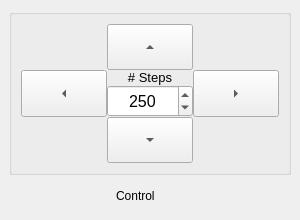
  <widget class="QDockWidget" name="stepperDock">
   <property name="minimumSize">
    <size>
     <width>300</width>
     <height>220</height>
    </size>
   </property>
   <property name="maximumSize">
    <size>
     <width>300</width>
     <height>220</height>
    </size>
   </property>
   <property name="features">
    <set>QDockWidget::DockWidgetFloatable|QDockWidget::DockWidgetMovable|QDockWidget::DockWidgetVerticalTitleBar</set>
   </property>
   <property name="windowTitle">
    <string>Stage Control</string>
   </property>
   <attribute name="dockWidgetArea">
    <number>2</number>
   </attribute>
   <widget class="QWidget" name="dockWidgetContents_3">
    <layout class="QGridLayout" name="gridLayout_4">
     <item row="0" column="0">
      <layout class="QVBoxLayout" name="verticalLayout_32">
       <item>
        <widget class="QGroupBox" name="stageButtonsGroup">
         <property name="enabled">
          <bool>true</bool>
         </property>
         <property name="flat">
          <bool>false</bool>
         </property>
         <property name="checkable">
          <bool>false</bool>
         </property>
         <layout class="QGridLayout" name="gridLayout_33">
          <item row="0" column="0">
           <layout class="QGridLayout" name="gridLayout_34" rowstretch="1,1,1" columnstretch="1,1,1">
            <property name="spacing">
             <number>0</number>
            </property>
            <item row="1" column="0">
             <widget class="QToolButton" name="stageLeft">
              <property name="enabled">
               <bool>true</bool>
              </property>
              <property name="sizePolicy">
               <sizepolicy hsizetype="Expanding" vsizetype="Expanding">
                <horstretch>0</horstretch>
                <verstretch>0</verstretch>
               </sizepolicy>
              </property>
              <property name="minimumSize">
               <size>
                <width>40</width>
                <height>40</height>
               </size>
              </property>
              <property name="maximumSize">
               <size>
                <width>100</width>
                <height>100</height>
               </size>
              </property>
              <property name="text">
               <string>...</string>
              </property>
              <property name="shortcut">
               <string/>
              </property>
              <property name="popupMode">
               <enum>QToolButton::DelayedPopup</enum>
              </property>
              <property name="autoRaise">
               <bool>false</bool>
              </property>
              <property name="arrowType">
               <enum>Qt::LeftArrow</enum>
              </property>
             </widget>
            </item>
            <item row="1" column="2">
             <widget class="QToolButton" name="stageRight">
              <property name="enabled">
               <bool>true</bool>
              </property>
              <property name="sizePolicy">
               <sizepolicy hsizetype="Expanding" vsizetype="Expanding">
                <horstretch>0</horstretch>
                <verstretch>0</verstretch>
               </sizepolicy>
              </property>
              <property name="minimumSize">
               <size>
                <width>40</width>
                <height>40</height>
               </size>
              </property>
              <property name="maximumSize">
               <size>
                <width>100</width>
                <height>100</height>
               </size>
              </property>
              <property name="text">
               <string>...</string>
              </property>
              <property name="shortcut">
               <string>Shift+Right</string>
              </property>
              <property name="popupMode">
               <enum>QToolButton::DelayedPopup</enum>
              </property>
              <property name="autoRaise">
               <bool>false</bool>
              </property>
              <property name="arrowType">
               <enum>Qt::RightArrow</enum>
              </property>
             </widget>
            </item>
            <item row="2" column="1">
             <widget class="QToolButton" name="stageDown">
              <property name="enabled">
               <bool>true</bool>
              </property>
              <property name="sizePolicy">
               <sizepolicy hsizetype="Expanding" vsizetype="Expanding">
                <horstretch>0</horstretch>
                <verstretch>0</verstretch>
               </sizepolicy>
              </property>
              <property name="minimumSize">
               <size>
                <width>40</width>
                <height>40</height>
               </size>
              </property>
              <property name="maximumSize">
               <size>
                <width>100</width>
                <height>100</height>
               </size>
              </property>
              <property name="text">
               <string>...</string>
              </property>
              <property name="shortcut">
               <string>Shift+Down</string>
              </property>
              <property name="popupMode">
               <enum>QToolButton::DelayedPopup</enum>
              </property>
              <property name="autoRaise">
               <bool>false</bool>
              </property>
              <property name="arrowType">
               <enum>Qt::DownArrow</enum>
              </property>
             </widget>
            </item>
            <item row="0" column="1">
             <widget class="QToolButton" name="stageUp">
              <property name="enabled">
               <bool>true</bool>
              </property>
              <property name="sizePolicy">
               <sizepolicy hsizetype="Expanding" vsizetype="Expanding">
                <horstretch>0</horstretch>
                <verstretch>0</verstretch>
               </sizepolicy>
              </property>
              <property name="minimumSize">
               <size>
                <width>40</width>
                <height>40</height>
               </size>
              </property>
              <property name="maximumSize">
               <size>
                <width>100</width>
                <height>100</height>
               </size>
              </property>
              <property name="text">
               <string>...</string>
              </property>
              <property name="shortcut">
               <string>Shift+Up</string>
              </property>
              <property name="popupMode">
               <enum>QToolButton::DelayedPopup</enum>
              </property>
              <property name="autoRaise">
               <bool>false</bool>
              </property>
              <property name="arrowType">
               <enum>Qt::UpArrow</enum>
              </property>
             </widget>
            </item>
            <item row="1" column="1">
             <layout class="QVBoxLayout" name="verticalLayout">
              <item>
               <widget class="QLabel" name="label_74">
                <property name="font">
                 <font>
                  <pointsize>10</pointsize>
                 </font>
                </property>
                <property name="text">
                 <string># Steps</string>
                </property>
                <property name="alignment">
                 <set>Qt::AlignCenter</set>
                </property>
               </widget>
              </item>
              <item>
               <widget class="QSpinBox" name="stageSteps">
                <property name="sizePolicy">
                 <sizepolicy hsizetype="Expanding" vsizetype="Expanding">
                  <horstretch>0</horstretch>
                  <verstretch>0</verstretch>
                 </sizepolicy>
                </property>
                <property name="minimumSize">
                 <size>
                  <width>0</width>
                  <height>0</height>
                 </size>
                </property>
                <property name="maximumSize">
                 <size>
                  <width>999</width>
                  <height>40</height>
                 </size>
                </property>
                <property name="font">
                 <font>
                  <pointsize>12</pointsize>
                 </font>
                </property>
                <property name="alignment">
                 <set>Qt::AlignCenter</set>
                </property>
                <property name="suffix">
                 <string/>
                </property>
                <property name="maximum">
                 <number>500</number>
                </property>
                <property name="value">
                 <number>250</number>
                </property>
               </widget>
              </item>
             </layout>
            </item>
           </layout>
          </item>
         </layout>
        </widget>
       </item>
       <item>
        <layout class="QHBoxLayout" name="horizontalLayout_49" stretch="1,0,0,1">
         <property name="spacing">
          <number>0</number>
         </property>
         <item>
          <spacer name="horizontalSpacer_3">
           <property name="orientation">
            <enum>Qt::Horizontal</enum>
           </property>
           <property name="sizeHint" stdset="0">
            <size>
             <width>40</width>
             <height>20</height>
            </size>
           </property>
          </spacer>
         </item>
         <item>
          <widget class="QLabel" name="depEmLabel_6">
           <property name="minimumSize">
            <size>
             <width>0</width>
             <height>0</height>
            </size>
           </property>
           <property name="text">
            <string>Control</string>
           </property>
          </widget>
         </item>
         <item>
          <widget class="QPushButton" name="stageOn">
           <property name="sizePolicy">
            <sizepolicy hsizetype="Expanding" vsizetype="Expanding">
             <horstretch>0</horstretch>
             <verstretch>0</verstretch>
            </sizepolicy>
           </property>
           <property name="minimumSize">
            <size>
             <width>30</width>
             <height>30</height>
            </size>
           </property>
           <property name="maximumSize">
            <size>
             <width>30</width>
             <height>30</height>
            </size>
           </property>
           <property name="font">
            <font>
             <pointsize>8</pointsize>
            </font>
           </property>
           <property name="text">
            <string/>
           </property>
           <property name="icon">
            <iconset resource="icons/icons.qrc">
             <normaloff>:/switch_off.png</normaloff>
             <normalon>:/switch_on.png</normalon>
             <selectedoff>:/switch_off.png</selectedoff>
             <selectedon>:/switch_off.png</selectedon>:/switch_off.png</iconset>
           </property>
           <property name="iconSize">
            <size>
             <width>32</width>
             <height>32</height>
            </size>
           </property>
           <property name="checkable">
            <bool>false</bool>
           </property>
           <property name="checked">
            <bool>false</bool>
           </property>
           <property name="autoRepeat">
            <bool>false</bool>
           </property>
           <property name="autoExclusive">
            <bool>false</bool>
           </property>
           <property name="autoDefault">
            <bool>false</bool>
           </property>
           <property name="default">
            <bool>false</bool>
           </property>
           <property name="flat">
            <bool>true</bool>
           </property>
          </widget>
         </item>
         <item>
          <spacer name="horizontalSpacer_4">
           <property name="orientation">
            <enum>Qt::Horizontal</enum>
           </property>
           <property name="sizeHint" stdset="0">
            <size>
             <width>40</width>
             <height>20</height>
            </size>
           </property>
          </spacer>
         </item>
        </layout>
       </item>
      </layout>
     </item>
    </layout>
   </widget>
  </widget>
